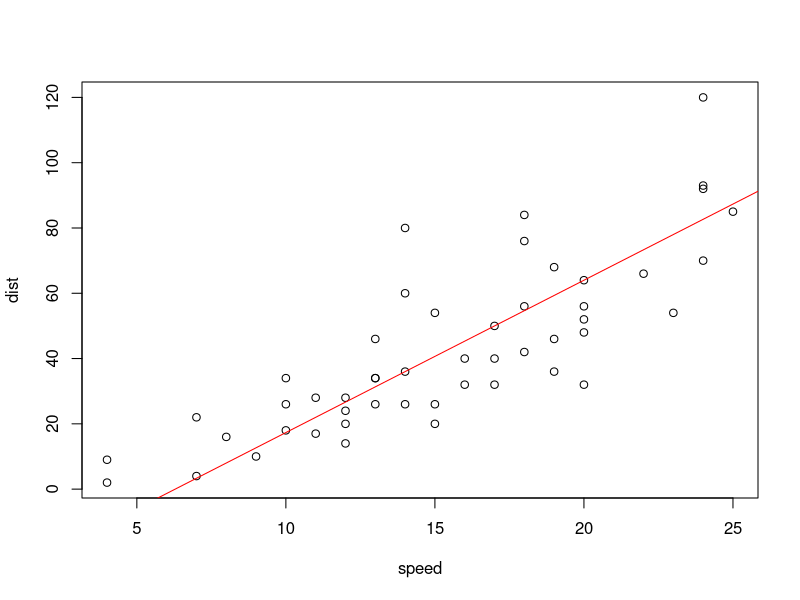
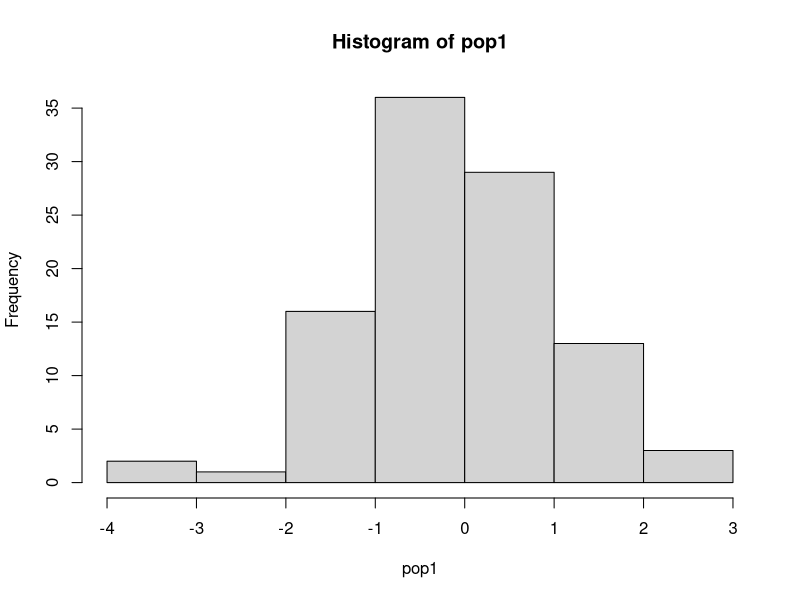
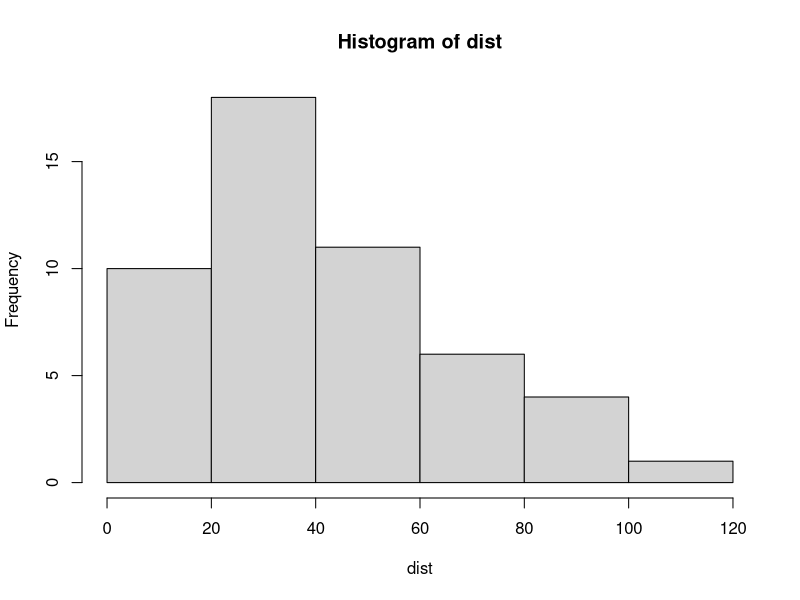

These charts were generated, in order, by the following R code:
## ---- chunk 1
knitr::opts_chunk$set(echo = TRUE)
## ---- chunk 2
3 * 4

## ---- chunk 3
x <- 3
x
## ---- chunk 4
x <- 3
y <- 4
x*y
## ---- chunk 5
product.of.x.y <- x*y
product.of.x.y
## ---- chunk 6
product.of.x.y == 12

product.of.x.y < 5
## ---- chunk 7
seq(from=1 , to=10, by=1)

seq.2.5 <- seq(from=0, to=10, by=2.5)
seq.2.5
## ---- chunk 8
seq(1,10,1)
## ---- chunk 9
seq(1,10)
## ---- chunk 10
objects() ## list objects in R
## ---- chunk 11
rm(product.of.x.y) ## remove object
## ---- chunk 12
class(x)
## ---- chunk 13
cars
## ---- chunk 14
class(cars) ## what is the class of cars
head(cars,5) ## list top five rows
## ---- chunk 15
cars[1,] ## first row

cars[1:5,] ## first five rows
## ---- chunk 16
cars[,2] ## second column

cars[,"dist"] ## second column using title
## ---- chunk 17
cars[2,"dist"] ## second row, second column

cars[2,"dist"] <- 9 ## change that value to 9

cars[2,"dist"] ## check that the value was changed
## ---- chunk 18
speed <- cars[,"speed"]
dist <- cars[,"dist"]
## ---- chunk 19
plot(speed, dist)
z <- line(cars)
abline(coef(z), col = "red")
## ---- chunk 20
pop1 <- rnorm(100) ## generate 100 random numbers from a normal population

hist(pop1) ## plot randomly generated numbers

hist(dist) ## plot distribution of distances
